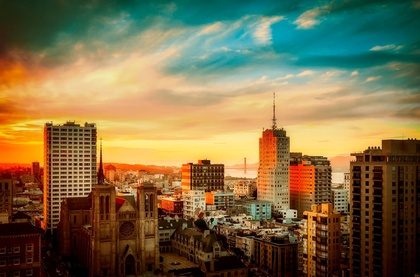
%> input picture photo.jpg, 420 x 277 px, shrunk from 2000 x 1319 before the run
$ octave Thresholding.m   (GNU Octave 9; MATLAB toolbox functions it lacks are replaced by stand-ins)
%> lines starting %> are read from the running program, lines starting %| are printed output that depends on the picture; in (x1, y1, x2, y2) boxes, pixels count from 0 and x2, y2 are one past the last pixel; in counts of white or black regions, pixels touching at a corner belong together; the program's own positions count from 1
clc;
clear all;
close all;

img = imread('photo.jpg');
%> img is the input picture: size 277x420x3 uint8; mean R, G, B 125.3, 109.7, 72.8
img1 = rgb2gray(img);
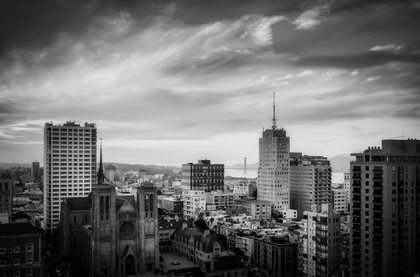
%> img1: size 277x420 uint8; min 0, max 231, mean 110.2

[m, n] = size(img1);
%> m = 277; n = 420

for (i = 1:m)
    for (j = 1:n)
        if (img1 (i, j) > 100)
            img1 (i, j) = 255;
        else
            img1 (i, j) = 0;
        end
    end
end
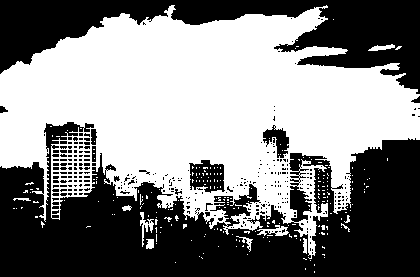
%> img1: size 277x420 uint8; 51.6% white; 318 black regions (302 under 20 px), largest, box (x1, y1, x2, y2) and area: (0, 122, 420, 277) 36984, (0, 0, 420, 94) 16148, (189, 160, 225, 193) 809

subplot(2, 2, 1);
imshow(img);
subplot(2, 2, 2);
imhist(img);
subplot(2, 2, 3);
imshow(img1);
subplot(2, 2, 4);
imhist(img1);
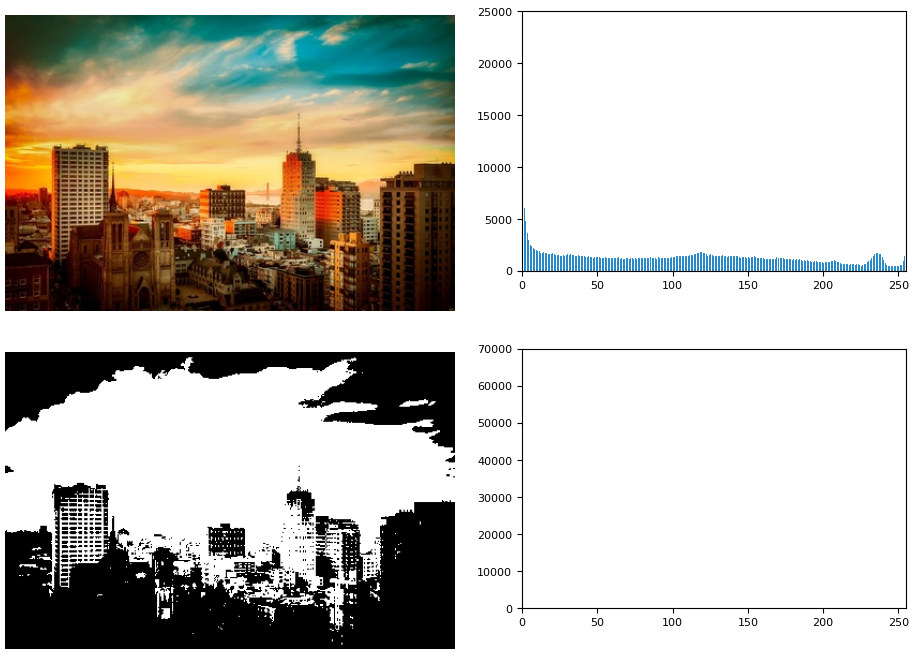
%> figure redrawn from the program's plot data, 4 panels

$ run again, with Building.jpg copied over photo.jpg
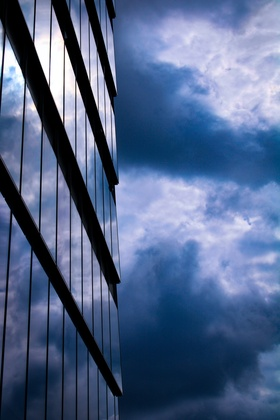
%> input picture Building.jpg, 280 x 420 px, shrunk from 4000 x 6000 before the run
%> img is the input picture: size 420x280x3 uint8; mean R, G, B 82.2, 101.6, 137.9
%> after the loop `for (i = 1:m)`:
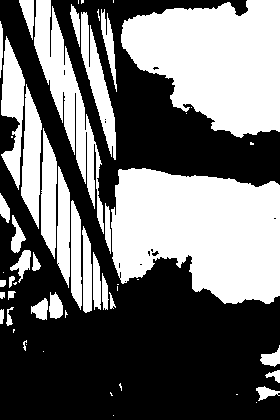
%> img1: size 420x280 uint8; 44.6% white; 56 white regions (22 under 20 px), largest, box (x1, y1, x2, y2) and area: (111, 168, 280, 304) 17867, (121, 0, 280, 138) 15433, (34, 0, 104, 234) 4690
%> `imhist(img1);`:
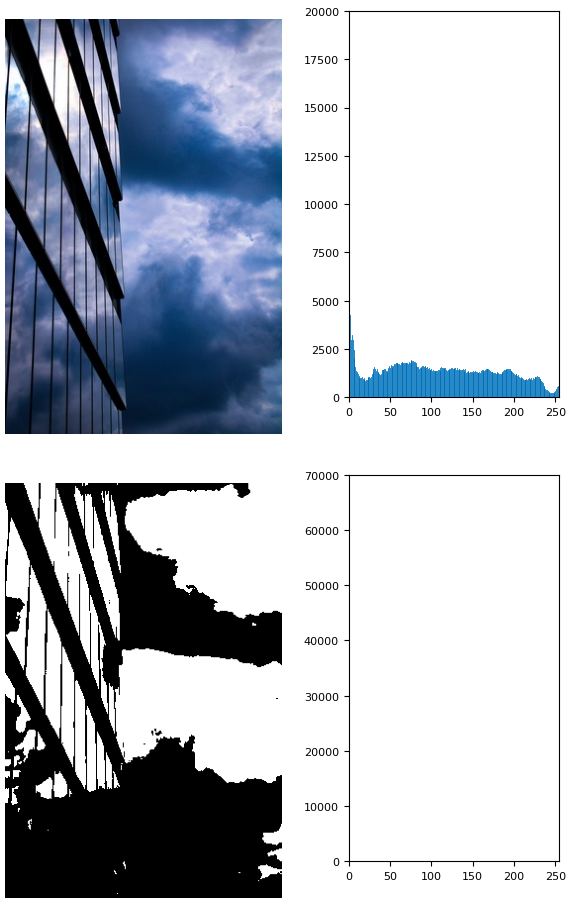
%> figure redrawn from the program's plot data, 4 panels

$ run again, with NYC.jpg copied over photo.jpg
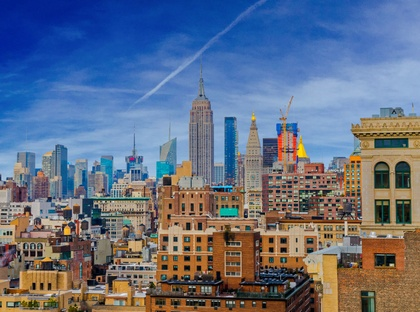
%> input picture NYC.jpg, 420 x 312 px, shrunk from 1919 x 1425 before the run
%> img is the input picture: size 312x420x3 uint8; mean R, G, B 99.9, 111.2, 132.9
%> after the loop `for (i = 1:m)`:
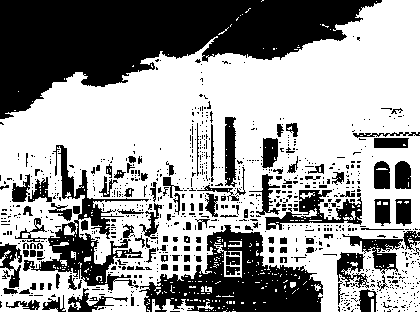
%> img1: size 312x420 uint8; 60.4% white; 899 black regions (773 under 20 px), largest, box (x1, y1, x2, y2) and area: (0, 0, 382, 119) 23724, (139, 225, 323, 312) 7577, (23, 145, 149, 291) 3957
%> `imhist(img1);`:
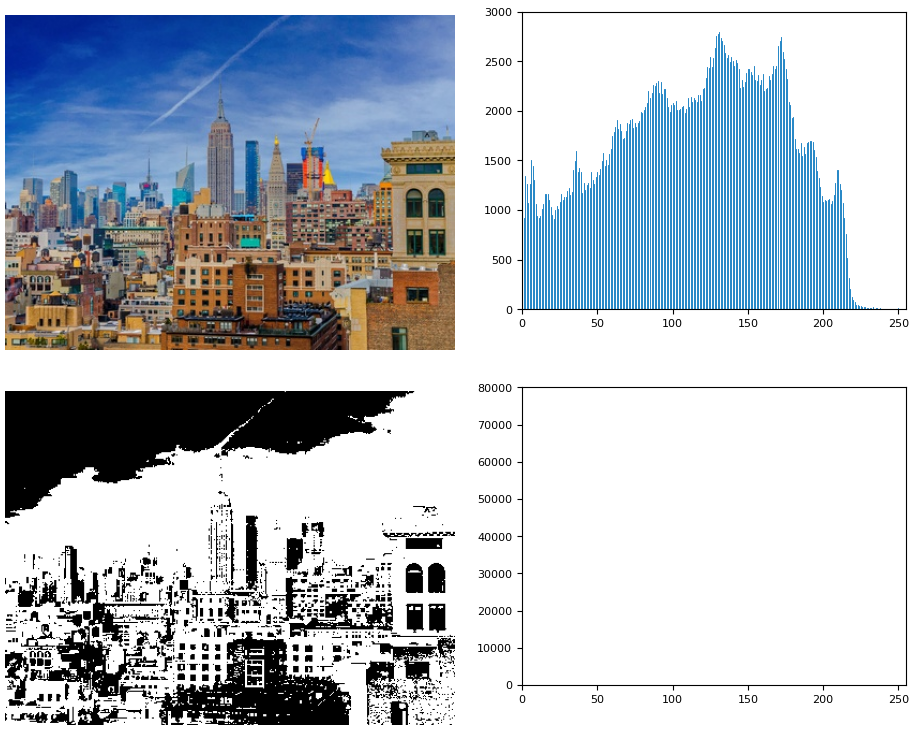
%> figure redrawn from the program's plot data, 4 panels
